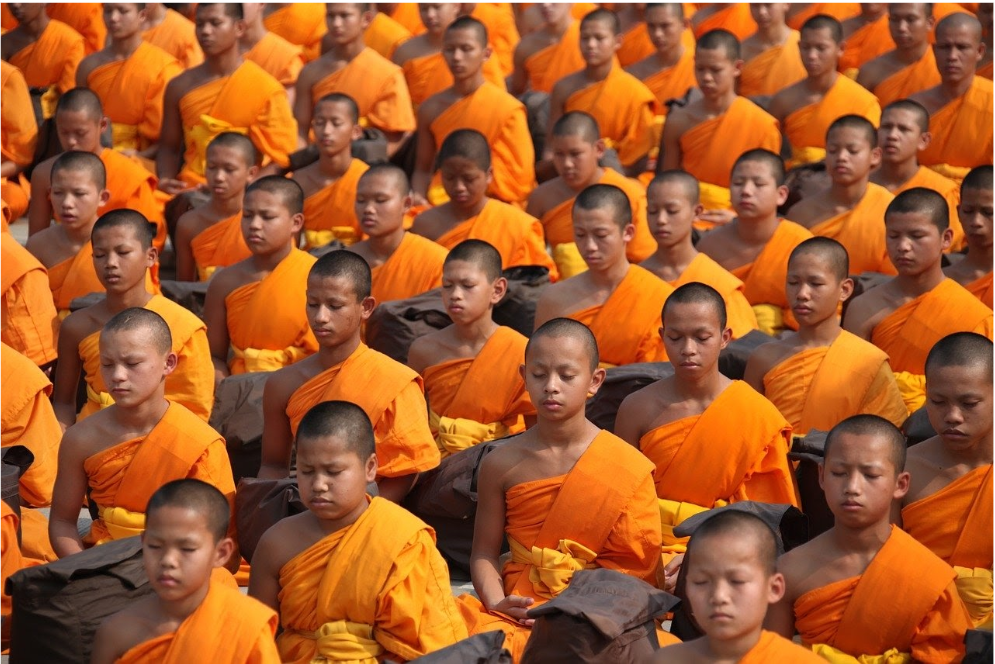
#> input picture Imagens/1364-img0201.png, 995 x 664 px
$ jupyter execute --allow-errors Face_Detection.ipynb
#> lines starting #> are read from the running program, lines starting #| are printed output that depends on the picture
# Face Detection with OpenCV

This project utilized OpenCV to detect faces in images using a [trained](https://github.com/opencv/opencv/tree/master/data/haarcascades) [Haar-cascade classifier](https://docs.opencv.org/3.4/db/d28/tutorial_cascade_classifier.html), drawing a bounding box around each detected face and saving all the results. It was created for academic purposes.

Credits to [Alura's Technology school](https://cursos.alura.com.br/formacao-visao-computacional-opencv) for the Computer Vision courses

## Importing libs

[cell 1]
import cv2
import matplotlib.pyplot as plt
from os import listdir, path, makedirs
from os.path import isfile, join

## Defining Functions

#### img_reader: read image and returns in rgb and gray scale

[cell 2]
def img_reader(img_dir):
#> called with img_dir = 'Imagens/1364-img0201.png'
    img_rgb = cv2.cvtColor(cv2.imread(img_dir), cv2.COLOR_BGR2RGB)
    img_gray = cv2.cvtColor(cv2.imread(img_dir), cv2.COLOR_BGR2RGB)
    return img_rgb, img_gray

#### face_detection: detect faces using Haar-cascade classifier and returns all positions

[cell 3]
def face_detection(img, scaleFactor, minNeighbors):
#> called with scaleFactor = 1.05, minNeighbors = 5
    bp_classifier = cv2.CascadeClassifier('Classificadores/haarcascade_frontalface_default.xml')
    faces = bp_classifier.detectMultiScale(img, scaleFactor, minNeighbors)
#> faces = 31 rows, first 6: [572, 20, 46, 46], [869, 108, 51, 51], [790, 30, 46, 46], [927, 27, 54, 54], [184, 5, 47, 47], [686, 53, 45, 45]
    return faces

#### bounding_box: draws a bounding box on the regions of interest

[cell 4]
def bounding_box(img, pos, color = (255,0,0), t = 3):
    for (x,y,w,h) in pos:
        cv2.rectangle(img,(x,y),(x+w, y+h),color,t)
    return img

#### save_roi: save all regions of interest (faces) in the specified directory

[cell 5]
def save_roi(img, pos, path, fileName = 'img'):
    count = 0
    for (x,y,w,h) in pos:
        count += 1
        roi = cv2.cvtColor(img[y:y+h, x:x+w], cv2.COLOR_RGB2BGR)
        cv2.imwrite(path + fileName + str(count) + '.png', roi)
    return 'OK'

#### read_dir: read the specified directory and returns all files into a list

[cell 6]
def read_dir(path):
    lstFaces = [f for f in listdir(path) if isfile(join(path, f))]
    return lstFaces

#### plot_lst: plot all images of a list using matplotlib.pyplot

[cell 7]
def plot_lst(path,lstImgs, s=(18,8)):
    r,c,x,y = round(len(lstImgs)/10)+1, 10, 0, 0
    fig, ax = plt.subplots(r, c)
    fig.set_size_inches(s)

    for imgP in lstImgs:
        img, _ = img_reader(path + imgP)
        ax[x][y].axis('off')
        ax[x][y].imshow(img)
        y+=1
        if (y==10):
            y = 0
            x+=1
    #cleaning the remaining axes
    while (x!=r-1) or (y!=c):
        ax[x][y].axis('off')
        y+=1
        if (y==10):
            y = 0
            x+=1
        if (x==r):
            break

## Detecting faces

#### Reading an example image from a monastery, detecting faces and drawing bounding boxes around their faces.

[cell 8]
img_rgb, img_gray = img_reader('Imagens/1364-img0201.png')
faces = face_detection(img_gray, 1.05, 5)

img = img_rgb.copy()
img = bounding_box(img, faces, (0,255,0))
#> the loop in bounding_box, `for (x,y,w,h) in pos:` made 31 passes
#> (x, y, w, h) on passes 1 to 12: (572, 20, 46, 46), (869, 108, 51, 51), (790, 30, 46, 46), (927, 27, 54, 54), (184, 5, 47, 47), (686, 53, 45, 45), (635, 7, 50, 50), (430, 28, 54, 54), (301, 103, 52, 52), (721, 160, 56, 56), (41, 172, 56, 56), (343, 178, 56, 56)
#> after the loop in bounding_box, `for (x,y,w,h) in pos:`:
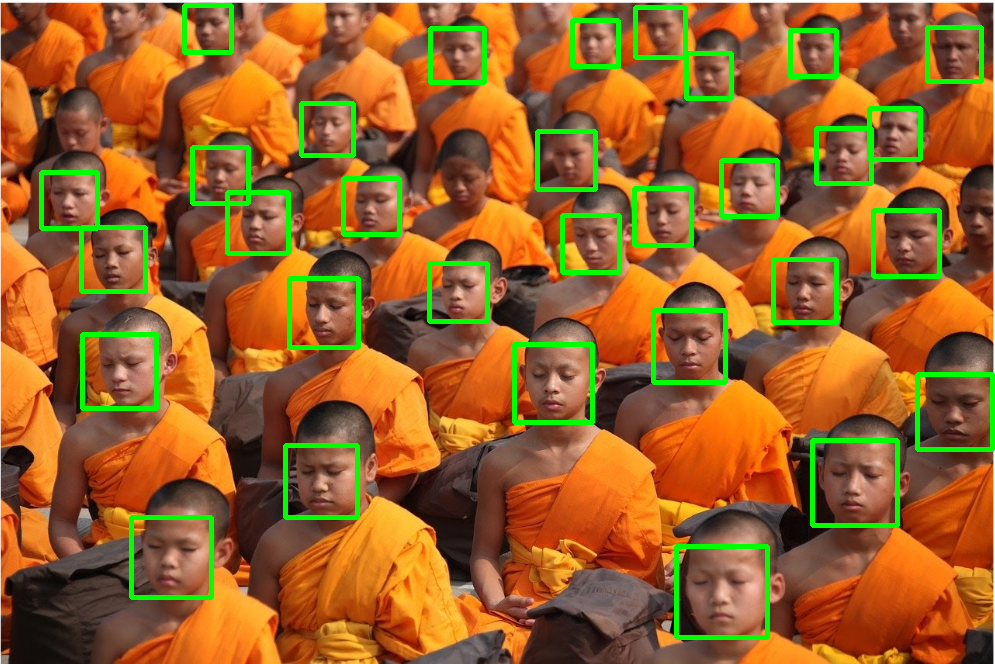
#> img: shape (664, 995, 3); mean R, G, B 152.2, 98.2, 40.3

plt.figure(figsize=(15,10))
plt.title('Monks')
plt.imshow(img)

## Saving images of detected faces

[cell 9]
path = "Imagens/detected-faces/"
img_name = 'Monk'
save_roi(img_rgb, faces, path, img_name)
#> the loop in save_roi, `for (x,y,w,h) in pos:` made 31 passes
#> pass 1, in save_roi, `roi = cv2.cvtColor(img[y:y+h, x:x+w], cv2.COLOR_RGB2BGR)`:
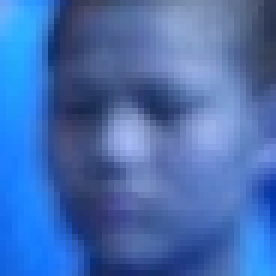
#> roi: shape (46, 46, 3) (shown 6 times larger); mean R, G, B 70.9, 110, 177.6
#> pass 2, in save_roi, `roi = cv2.cvtColor(img[y:y+h, x:x+w], cv2.COLOR_RGB2BGR)`:
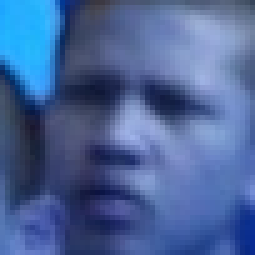
#> roi: shape (51, 51, 3) (shown 5 times larger); mean R, G, B 74, 100.4, 152.4
#> pass 3, in save_roi, `roi = cv2.cvtColor(img[y:y+h, x:x+w], cv2.COLOR_RGB2BGR)`:
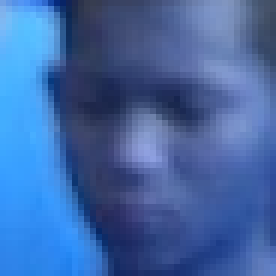
#> roi: shape (46, 46, 3) (shown 6 times larger); mean R, G, B 65.8, 103.2, 165.3
#> after the loop in save_roi, `for (x,y,w,h) in pos:`: count = 31
#> Out = 'OK'

## Reading all images saved previously and plotting using matplotlib.pyplot

#> (a cell that did not finish here is left out)

$ run again, with Imagens/chico-buarque.jpg saved as Imagens/1364-img0201.png
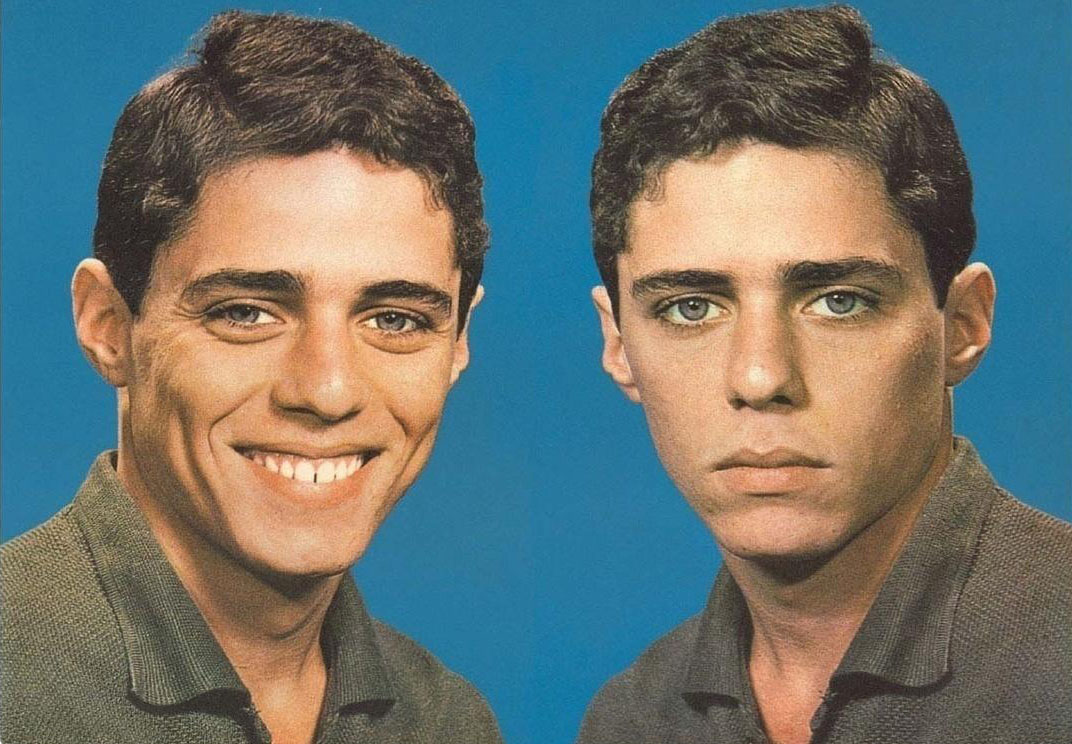
#> input picture Imagens/chico-buarque.jpg, 1072 x 744 px
#> in face_detection, `faces = bp_classifier.detectMultiScale(img, scaleFactor, minNeighbors)`: faces = [[570, 148, 390, 390], [131, 162, 381, 381]]
#> the loop in bounding_box, `for (x,y,w,h) in pos:` made 2 passes
#> after the loop in bounding_box, `for (x,y,w,h) in pos:`:
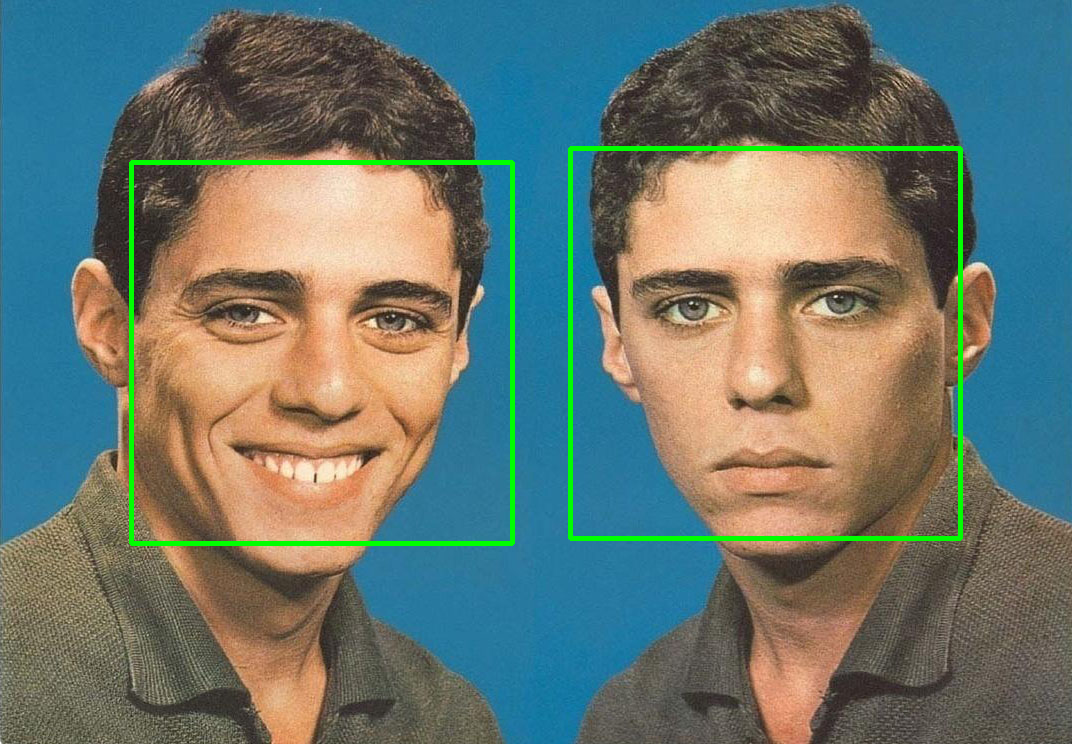
#> img: shape (744, 1072, 3); mean R, G, B 104.7, 118.9, 110.4
#> the loop in save_roi, `for (x,y,w,h) in pos:` made 2 passes
#> (x, y, w, h, count) on passes 1 to 2: (570, 148, 390, 390, 1), (131, 162, 381, 381, 2)
#> pass 2, in save_roi, `roi = cv2.cvtColor(img[y:y+h, x:x+w], cv2.COLOR_RGB2BGR)`:
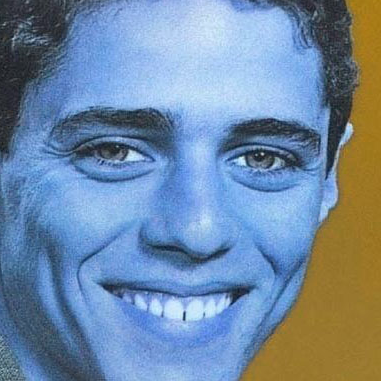
#> roi: shape (381, 381, 3); mean R, G, B 113.7, 138.1, 164.5
#> after the loop in save_roi, `for (x,y,w,h) in pos:`: count = 2
#> Out = 'OK'

$ run again, with Imagens/face-closeup.jpg saved as Imagens/1364-img0201.png
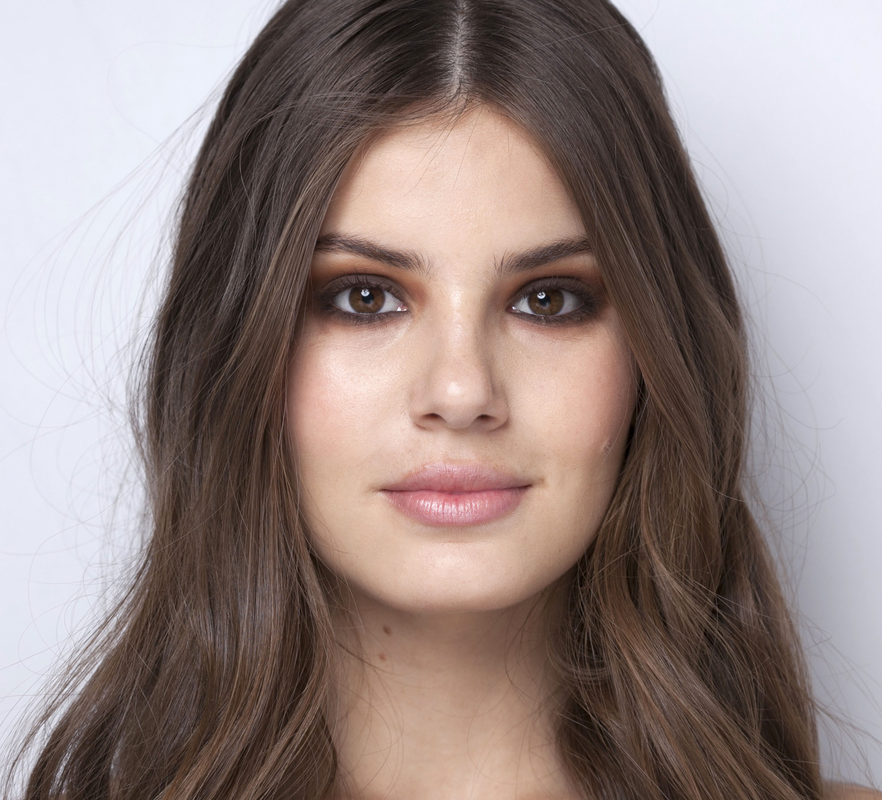
#> input picture Imagens/face-closeup.jpg, 882 x 800 px, shrunk from 2380 x 2160 before the run
#> in face_detection, `faces = bp_classifier.detectMultiScale(img, scaleFactor, minNeighbors)`: faces = [[233, 135, 450, 450]]
#> the loop in bounding_box, `for (x,y,w,h) in pos:` made 1 pass
#> after the loop in bounding_box, `for (x,y,w,h) in pos:`:
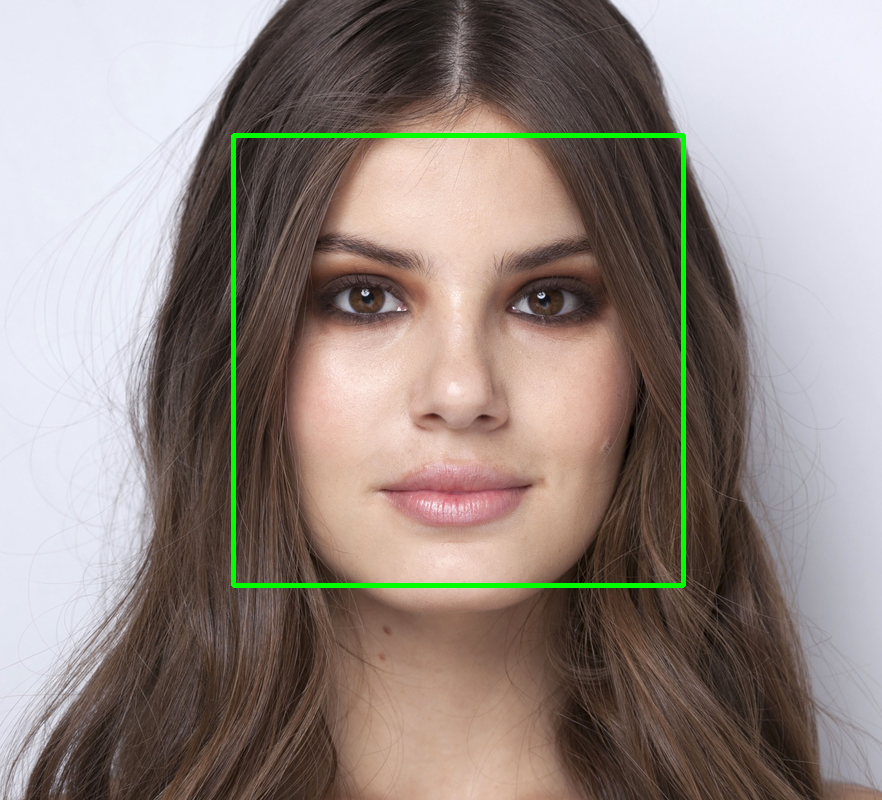
#> img: shape (800, 882, 3); mean R, G, B 148.1, 136.3, 130.3
#> the loop in save_roi, `for (x,y,w,h) in pos:` made 1 pass
#> (x, y, w, h, count) on pass 1: (233, 135, 450, 450, 1)
#> pass 1, in save_roi, `roi = cv2.cvtColor(img[y:y+h, x:x+w], cv2.COLOR_RGB2BGR)`:
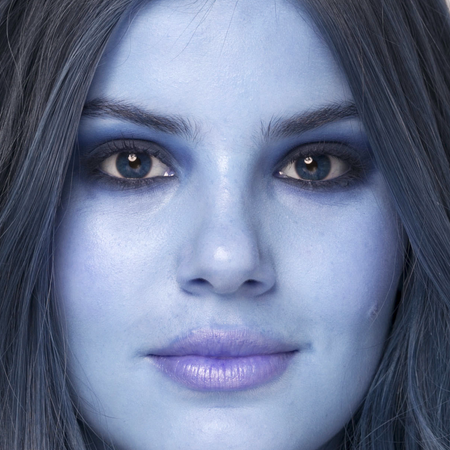
#> roi: shape (450, 450, 3); mean R, G, B 109.5, 120.8, 149.4
#> after the loop in save_roi, `for (x,y,w,h) in pos:`: count = 1
#> Out = 'OK'
